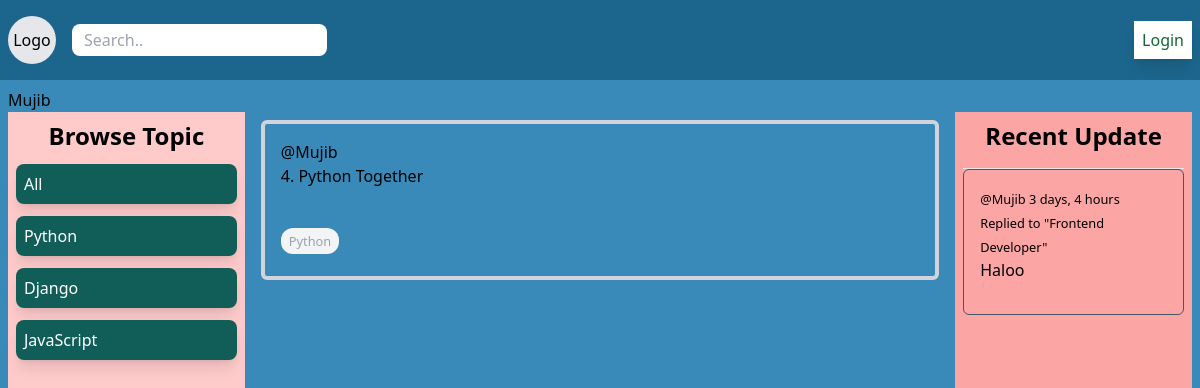
The app's page /profile/2/ with its own data.
### base/models.py (models this page shows, shortened)
class Topic(models.Model):
    name = models.CharField(max_length=200)

class Room(models.Model):
    host = models.ForeignKey(User, on_delete=models.SET_NULL, null=True)
    topic = models.ForeignKey(Topic, on_delete=models.SET_NULL, null=True)
    name = models.CharField(max_length=200)
    description = models.TextField(null=True, blank=True)
    participants = models.ManyToManyField(User, related_name='participants', blank=True)
    updated = models.DateTimeField(auto_now=True)
    created = models.DateTimeField(auto_now_add=True)
    def __str__(self):
        return self.name

class Message(models.Model):
    user = models.ForeignKey(User, on_delete=models.CASCADE)
    room = models.ForeignKey(Room, on_delete=models.CASCADE)
    body = models.TextField()
    updated = models.DateTimeField(auto_now=True)
    created = models.DateTimeField(auto_now_add=True)
    def __str__(self):
        return self.body[0:50]

### base/views.py (the view)
# urls.py: path('profile/<str:pk>/', views.userProfile, name='profile'),
def userProfile(request, pk):
    user = User.objects.get(id=pk )
    rooms = user.room_set.all()
    room_messages = user.message_set.all()
    topics = Topic.objects.all()
    context = {'user': user, 'rooms': rooms, 'room_messages': room_messages, 'topics': topics}
    return render(request, 'base/profile.html', context)

### base/templates/base/profile.html
{% extends 'main.html' %}
{% block content %}
<p>{{ user.username}}</p>
<div class="grid grid-cols-5 h-screen">
    <div class="col-span-1 bg-red-200 p-2 flex flex-col gap-y-3">{% include 'base/topics_component.html' %}</div>
    <div class="col-span-3 px-4"> {% include 'base/feeds_component.html' %}</div>
    <div class="bg-red-300 p-2"> {% include 'base/activity_component.html' %} </div>
</div>
{% endblock %}

### base/templates/base/topics_component.html
<p class="text-center font-semibold text-2xl">Browse Topic</p>
<a
  class="bg-teal-800 p-2 rounded-lg text-white shadow-lg hover:bg-teal-500 cursor-pointer"
  href="{% url 'home' %}"
>
  All
</a>
{% for topic in topics %}
<a
  class="bg-teal-800 p-2 rounded-lg text-white shadow-lg hover:bg-teal-500 cursor-pointer"
  href="{% url 'home' %}?q={{topic.name}}"
>
  {{ topic.name }}
</a>
{% endfor %}

### base/templates/base/feeds_component.html (shortened to what this page needs)
    <div class="mt-2">
      {% for room in rooms %}
      <div class="mb-4 p-4 rounded-md flex flex-col border-4 border-gray-300">
        <a href="{% url 'profile' room.host.id %}">@{{room.host.username}}</a>
        <h5 class="mb-6">
          {{room.id}}. <a href="{% url 'room' room.id %}">{{ room.name }}</a>
        </h5>
        <div class="w-20 mb-2">
          <small
            class="bg-gray-100 p-1 px-2 rounded-xl text-gray-400 self-center"
            >{{room.topic.name}}</small
          >
        </div>
      </div>
      {% endfor %}
    </div>

### base/templates/base/activity_component.html (shortened to what this page needs)
<p class="text-center mb-4 font-semibold text-2xl">Recent Update</p>
    <hr>
    {% for message in room_messages %}
    <div class="p-4 border border-gray-600 rounded-md mb-2">
        <div> <small><a href="{% url 'profile' message.user.id %}">@{{message.user}} </a> {{ message.created|timesince}}</small>
            <small>Replied to "{{message.room}}"</small></div>
            <p class="mb-4">{{message}}</p>
    </div>
    {% endfor %}

### records on screen
Topic: name "Python"
Topic: name "Django"
Topic: name "JavaScript"
Room: host.username "Mujib", id "4", name "Python Together", topic.name "Python"
Message: user "Mujib", created "3 days, 4 hours", room "Frontend Developer", body "Haloo"

### other values on screen
{{ user.username }} "Mujib"
